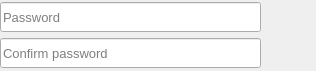
<?xml version="1.0" encoding="UTF-8"?>
<ui version="4.0">
 <class>CollapsiblePasswordWidget</class>
 <widget class="QWidget" name="CollapsiblePasswordWidget">
  <property name="geometry">
   <rect>
    <x>0</x>
    <y>0</y>
    <width>316</width>
    <height>71</height>
   </rect>
  </property>
  <property name="sizePolicy">
   <sizepolicy hsizetype="MinimumExpanding" vsizetype="MinimumExpanding">
    <horstretch>0</horstretch>
    <verstretch>0</verstretch>
   </sizepolicy>
  </property>
  <property name="maximumSize">
   <size>
    <width>316</width>
    <height>71</height>
   </size>
  </property>
  <property name="windowTitle">
   <string>Form</string>
  </property>
  <layout class="QVBoxLayout" name="verticalLayout">
   <property name="leftMargin">
    <number>0</number>
   </property>
   <property name="topMargin">
    <number>0</number>
   </property>
   <property name="rightMargin">
    <number>0</number>
   </property>
   <property name="bottomMargin">
    <number>0</number>
   </property>
   <item>
    <layout class="QGridLayout" name="gridLayout">
     <item row="1" column="0">
      <widget class="QLineEdit" name="confirmPasswordEdit">
       <property name="minimumSize">
        <size>
         <width>261</width>
         <height>30</height>
        </size>
       </property>
       <property name="maximumSize">
        <size>
         <width>200</width>
         <height>16777215</height>
        </size>
       </property>
       <property name="font">
        <font>
         <pointsize>10</pointsize>
        </font>
       </property>
       <property name="toolTip">
        <string>Password confirmation text input</string>
       </property>
       <property name="accessibleName">
        <string/>
       </property>
       <property name="accessibleDescription">
        <string>Password confirmation text input</string>
       </property>
       <property name="echoMode">
        <enum>QLineEdit::PasswordEchoOnEdit</enum>
       </property>
       <property name="placeholderText">
        <string>Confirm password</string>
       </property>
       <property name="clearButtonEnabled">
        <bool>false</bool>
       </property>
      </widget>
     </item>
     <item row="0" column="0">
      <widget class="QLineEdit" name="passwordEdit">
       <property name="minimumSize">
        <size>
         <width>261</width>
         <height>30</height>
        </size>
       </property>
       <property name="maximumSize">
        <size>
         <width>200</width>
         <height>16777215</height>
        </size>
       </property>
       <property name="font">
        <font>
         <pointsize>10</pointsize>
        </font>
       </property>
       <property name="toolTip">
        <string>Password text input</string>
       </property>
       <property name="accessibleName">
        <string/>
       </property>
       <property name="accessibleDescription">
        <string>Password text entry</string>
       </property>
       <property name="echoMode">
        <enum>QLineEdit::PasswordEchoOnEdit</enum>
       </property>
       <property name="placeholderText">
        <string>Password</string>
       </property>
       <property name="clearButtonEnabled">
        <bool>false</bool>
       </property>
      </widget>
     </item>
     <item row="1" column="1">
      <layout class="QHBoxLayout" name="horizontalLayout_14">
       <item>
        <spacer name="horizontalSpacer_4">
         <property name="orientation">
          <enum>Qt::Horizontal</enum>
         </property>
         <property name="sizeType">
          <enum>QSizePolicy::Fixed</enum>
         </property>
         <property name="sizeHint" stdset="0">
          <size>
           <width>7</width>
           <height>0</height>
          </size>
         </property>
        </spacer>
       </item>
       <item>
        <widget class="QLabel" name="passwordStatusLabel">
         <property name="minimumSize">
          <size>
           <width>30</width>
           <height>30</height>
          </size>
         </property>
         <property name="text">
          <string/>
         </property>
        </widget>
       </item>
      </layout>
     </item>
    </layout>
   </item>
  </layout>
 </widget>
 <resources/>
 <connections/>
</ui>
